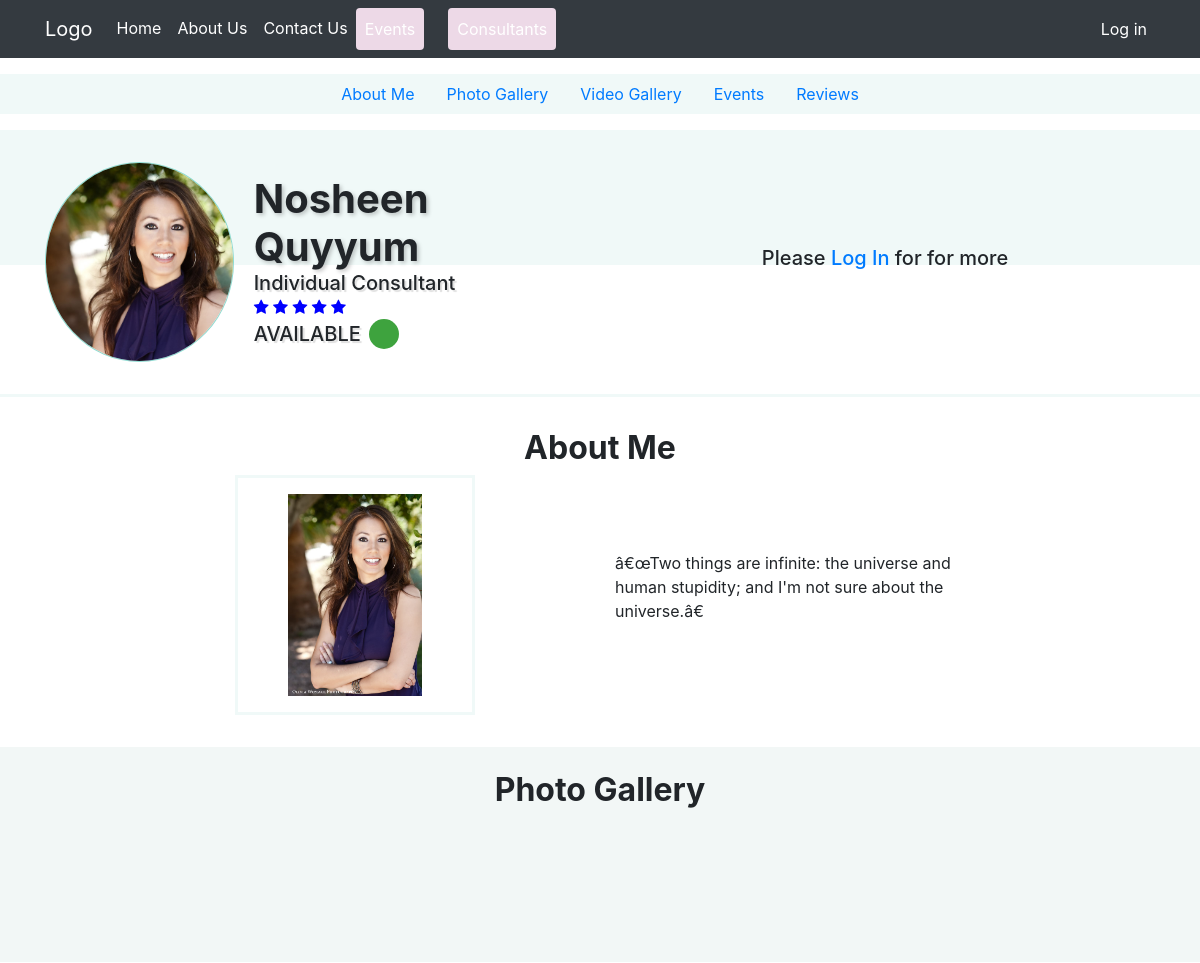
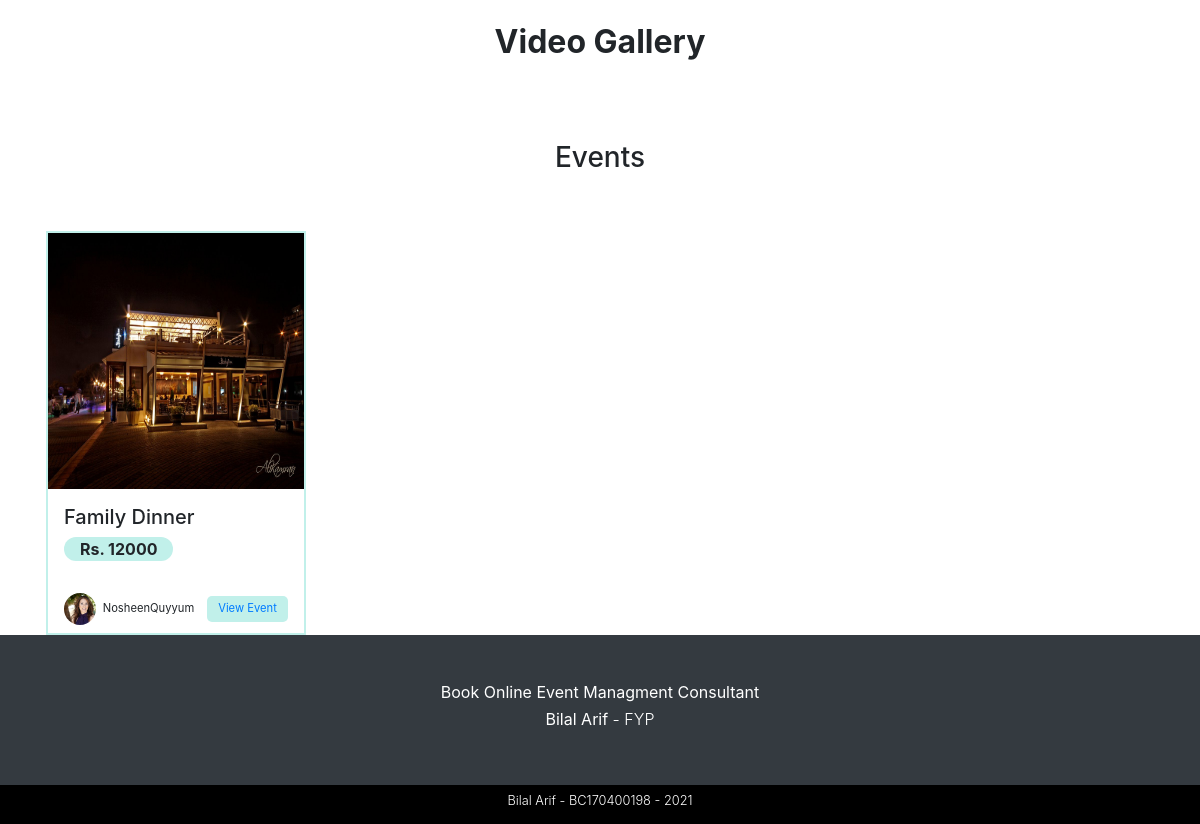
/consultant-profile.php?id=20, run on the app's committed database (2 pictures, top to bottom).
### tables this page shows
CREATE TABLE IF NOT EXISTS `consultants` (
  `id` int(11) NOT NULL AUTO_INCREMENT,
  `username` varchar(100) NOT NULL,
  `email` varchar(100) NOT NULL,
  `consultant_type` varchar(255) NOT NULL,
  `rating` varchar(11) NOT NULL,
  `about` longtext NOT NULL,
  `profile_image` varchar(255) NOT NULL DEFAULT 'img/avatars/default.jpg',
  `firstname` varchar(100) NOT NULL,
  `lastname` varchar(100) NOT NULL,
  `password` varchar(255) NOT NULL,
  `role` varchar(50) NOT NULL,
  `availablity` varchar(50) NOT NULL DEFAULT 'available',
  `featured` tinyint(1) NOT NULL DEFAULT '0',
  `payment_methods` varchar(255) NOT NULL DEFAULT 'a:1:{i:0;s:4:"cash";}',
  `categories` varchar(255) DEFAULT NULL,
  `address` varchar(255) NOT NULL,
  `city` varchar(100) NOT NULL,
  `state` varchar(100) NOT NULL,
  `zip` varchar(100) NOT NULL,
  `profile_status` varchar(12) NOT NULL DEFAULT 'fine',
  `created_at` datetime NOT NULL DEFAULT CURRENT_TIMESTAMP,
  PRIMARY KEY (`id`)
);

CREATE TABLE IF NOT EXISTS `events` (
  `event_id` int(11) NOT NULL AUTO_INCREMENT,
  `event_title` text NOT NULL,
  `event_thumbnail` varchar(255) NOT NULL,
  `event_price` int(255) NOT NULL,
  `event_host` int(11) NOT NULL,
  `event_host_avatar` varchar(255) NOT NULL,
  `event_host_name` varchar(255) NOT NULL,
  `event_description` text NOT NULL,
  `event_categories` varchar(255) NOT NULL,
  `event_featured` tinyint(1) NOT NULL DEFAULT '0',
  `event_created` datetime NOT NULL DEFAULT CURRENT_TIMESTAMP,
  PRIMARY KEY (`event_id`)
);

### includes/classes/Database.php (called while the page is built, shortened)
<?php
class Database {
    private $pdo;
    public function __construct(){
        $this->pdo = new PDO("mysql:host=localhost;dbname=lamhey", "Bilal", "123123");
        $this->pdo->setAttribute(PDO::ATTR_ERRMODE, PDO::ERRMODE_EXCEPTION);
    }
    public function queryDB($sql, $mode, $values = array()){
        $stmt = $this->pdo->prepare($sql);
        foreach($values as $valueToBind){
            $stmt->bindValue($valueToBind[0], $valueToBind[1]);
        }
        $stmt->execute();
        if ($mode != Database::SELECTSINGLE && $mode != Database::SELECTALL && $mode != Database::EXECUTE){
            throw new Exception('Invalid Mode');
        }else if ($mode == Database::SELECTSINGLE){
            return $stmt->fetch(PDO::FETCH_ASSOC);
        }else if ($mode == Database::SELECTALL){
            return $stmt->fetchAll(PDO::FETCH_ASSOC);
        }
    }
}

### includes/classes/ConsultantProfile.php (called while the page is built, shortened)
<?php
class ConsultantProfile {
    protected $db;
    public function __construct($_profileID){
        $this->db = new Database();
    }
    public function getConsultantProfileDetails($id) {
        $sql = "SELECT id, username, email, consultant_type, rating, about, profile_image, firstname, lastname, address, city, state, zip FROM consultants WHERE id = :id";
        $values = array(
            array(':id', $id)
        );
        $allEvents = $this->db->queryDB($sql, Database::SELECTSINGLE, $values);
        return $allEvents;
    }
}

### includes/classes/User.php (called while the page is built, shortened)
<?php
class User {
    public function __construct($pUsername){
        $this->db = new Database();
    }
}

### includes/classes/Consultant.php (called while the page is built, shortened)
<?php
    class Consultant extends User {
        public function getProfileAvailablity($id) {
            $sql = "SELECT availablity FROM consultants WHERE id = :id";
            $values = array( array(":id", $id) );
            $result = $this->db->queryDB($sql, Database::SELECTSINGLE, $values);
            return $result['availablity'];
        }
    }

### includes/classes/Event.php (called while the page is built, shortened)
<?php
class Event {
    protected $db;
    public function __construct($_eventName){
        $this->db = new Database();
    }
    public function getEventListByConsultant($consultantID) {
        $sql = "SELECT * FROM events WHERE event_host = :event_host";
        $values = array( array(":event_host", $consultantID) );
        $result =  $this->db->queryDB($sql, Database::SELECTALL, $values);
        return $result;
    }
}

### consultant-profile.php (the view, shortened to what this page needs)
<?php
    include_once "process/consultant_profile_process.php";
?>
<!DOCTYPE html>
<html lang="en">
<?php include_once "./partials/Head.php"; ?>
<body>
    <?php include_once "./partials/Navigation.php" ?>
    <section class="profile-navigation-section bg-light-blue mt-3 sticky-top">
        <ul class="nav">
            <li class="nav-item">
                <a class="nav-link active" href="#">About Me</a>
            </li>
            <li class="nav-item">
                <a class="nav-link" href="#">Photo Gallery</a>
            </li>
            <li class="nav-item">
                <a class="nav-link" href="#">Video Gallery</a>
            </li>
            <li class="nav-item">
                <a class="nav-link" href="#">Events</a>
            </li>
            <li class="nav-item">
                <a class="nav-link" href="#">Reviews</a>
            </li>
        </ul>
    </section>
    <div class="consultant-profile-jumbotron bg-light-blue mt-3">
        <div class="container">
            <div class="row">
                <div class="col-lg-6 col-sm-12">
                    <div class="user-profile-header">
                        <div class="user-profile-avatar">
                            <img src="<?php echo $profile_details['profile_image'] ?>" alt="user profile pic">
                        </div>
                        <div class="user-profile-info">
                            <h1><?php echo $profile_details["firstname"]." ".$profile_details['lastname']; ?></h1>
                            <h5><?php echo $profile_details['consultant_type']?></h5>
                            <div class="user-rating">
                            </div>
                            <div class="d-flex justify-content-start align-items-center">
                                <h5 class="text-uppercase my-auto mr-2"><?php echo $consultantAvailablity; ?></h5>
                                <div class="consultant-status <?php echo $consultantAvailablity; ?> mr-3"></div>
                            </div>
                        </div>
                    </div>
                </div>
                <div class="col-lg-6 col-sm-12">
                    <div class="user-profile-actions">
                        <?php
                            if (isset($_SESSION['role'])) {
                                if ($consultantAvailablity == "unavailable") {
                                    echo "<h5>Consultant is Unavailable at the moment!</h5>";
                                } else {
                                    if($_SESSION['role'] == 'user') {
                                        echo '<button class="btn btn-danger mr-2">Block Profile</button>';
                                        echo '<button class="btn btn-success mr-2" type="button" data-toggle="modal" data-target="#customEventRequest"> Request Event</button>';
                                        echo '<button class="btn btn-primary mr-2" type="button" data-toggle="modal" data-target="#review"> Add Review </button>';
                                        echo '<button class="btn btn-primary" type="button" data-toggle="modal" data-target="#complaint"> Lodge Complaint </button>';
                                    }
                                    if ($_SESSION['role'] == 'consultant' && $_SESSION['userID'] == $profileID) {
                                        echo "<a href='consultant-dashboard' class='btn btn-dark'>Visit your Dashboard</a>";
                                    }
                                }
                                if ( $_SESSION['role'] == 'admin' ) {
                                    $blockProfile = <<<HTML
                                        <button class="btn btn-danger" data-toggle="modal" data-target="#blockProfile">Block Profile</button>;
                                        <div class="modal fade" id="blockProfile" tabindex="-1" aria-labelledby="exampleModalLabel" aria-hidden="true">
                                            <div class="modal-dialog">
                                                <div class="modal-content">
                                                <div class="modal-header">
                                                    <h5 class="modal-title" id="exampleModalLabel">Modal title</h5>
                                                    <button type="button" class="close" data-dismiss="modal" aria-label="Close">
                                                    <span aria-hidden="true">&times;</span>
                                                    </button>
                                                </div>
                                                <div class="modal-body">
                                                    <h5 class="text-danger">Are you sure you want to block this profile?</h5>
                                                    <form action="" method="post">
                                                        <input type="hidden" name="profilelId" value="$profileID">
                                                        <div class="form-group">
                                                            <a type="button" class="btn btn-success" data-dismiss="modal">Cancel</a>
                                                            <button type="submit" name="block_profile" value="block_profile" class="btn btn-danger">YES!</button>
                                                        </div>
                                                    </form>
                                                </div>
                                                </div>
                                            </div>
                                        </div>
HTML;
                                        echo $blockProfile;
                                }
                            }
                            else {
                                echo "<h5>Please <a href='login.php'>Log In</a> for for more</h5>";
                            }
                        ?>
                    </div>
                </div>
            </div>
        </div>
    </div>
    <section class="about-me-section">
        <div class="container">
            <div class="row">
                <div class="col-12 text-center">
                    <h2 class="font-weight-bold">About Me</h2>
                </div>
            </div>
            <div class="row">
                <div class="col-sm-12 col-md-4 offset-md-2 text-right">
                    <div class="about-me-image">
                        <img src="<?php echo $profile_details['profile_image'] ?>" alt="about me picture">
                    </div>
                </div>
                <div class="col-sm-12 col-md-4">
                    <div class="about-me-description">
                        <p><?php echo $profile_details['about'] ?></p>
                    </div>
                </div>
            </div>
        </div>
    </section>
    <section class="photo-gallery-section bg-light-blue p-4">
        <div class="container">
            <div class="row">
                <div class="col-12 text-center">
                    <h2 class="font-weight-bold">Photo Gallery</h2>
                </div>
            </div>
            <div class="row">
                <div class="col-12">
                </div>
            </div>
        </div>
    </section>
    <section class="video-gallery-section p-4">
        <div class="container">
            <div class="row">
                <div class="col-12 text-center">
                    <h2 class="font-weight-bold">Video Gallery</h2>
                </div>
            </div>
        </div>
    </section>
    <div class="container">
        <div class="row">
            <div class="col-12 text-center my-5">
                <h3>Events</h3>
            </div>
        </div>
        <div class="row">
            <div class="dynamic-top-event-list d-flex flex-row justify-content-center align-items-center">
                <?php featuredCardList($featuredEvents); ?>
            </div>
        </div>
    </div>
    <?php include_once "./partials/Footer.php" ?>
</body>
</html>

### process/consultant_profile_process.php (shortened to what this page needs)
<?php
    $helper = new Helper();
    $profileID = $helper->getURLParams("id");
    $events = new Event("consultantEvents");
    $consultant = new Consultant($profileID);
    $consultantProfile = new ConsultantProfile($profileID);
    $consultantAvailablity = $consultant->getProfileAvailablity($profileID);
    $profile_details = $consultantProfile->getConsultantProfileDetails($profileID);
    $featuredEvents = $events->getEventListByConsultant($profileID);
function featuredEventCard($event) {
    $id = $event['event_id'];
    $title = $event['event_title'];
    $thumbnail = $event['event_thumbnail'];
    $price = $event['event_price'];
    $hostAvatar = $event['event_host_avatar'];
    $hostName = $event['event_host_name'];
    $card =
    <<<HTML
        <div class="event-card mx-3">
            <div class="event-card-header">
                <img src="$thumbnail" alt="">
            </div>
            <div class="event-card-body">
                <h5 class="event-card-title">$title</h5>
                <label class="event-card-price">Rs. $price</label>
            </div>
            <div class="event-card-footer">
                <div class="event-card-profile">
                    <div class="event-card-profile-header">
                        <img src="$hostAvatar" alt="">
                    </div>
                    <h6 class="event-card-profie-username">$hostName</h6>
                </div>
            <a href="event-detail-page?id=$id" class="event-card-btn">View Event</a>
            </div>
        </div>
    HTML;
    echo $card;
}
function featuredCardList($_events) {
    array_map("featuredEventCard", $_events);
}

### css/style.css (style rules this page uses)
.bg-light-blue { background-color: #C1F0EA; }
.consultant-profile-jumbotron { padding: 2em 0em; background: linear-gradient(180deg, #F0F9F8 51%, #fff 50%); }
.user-profile-header { display: flex; justify-content: center; align-items: center; }
.user-profile-avatar { width: 200px; height: 200px; border-radius: 100%; overflow: hidden; border: 1px solid #90dcd2; margin-right: 1.2em; }
.user-profile-avatar img { width: 100%; }
.user-profile-info h1 { font-weight: bold;text-shadow: 2px 2px 4px #0000003b;margin: 0; }
.user-profile-info h5 { text-shadow: 2px 2px 1px #00000021; margin: 0; }
.user-profile-actions { display: flex; justify-content: center; align-items: center; height: 100%; }
.profile-navigation-section { background-color: #f0f9f8; display: flex; justify-content: center; }
.about-me-section { border-top: 3px solid #f0f9f8; padding: 2em 0em; }
.about-me-image { width: 15em; height: 15em; overflow: hidden; padding: 1em; border: 3px solid #f0f9f8; display: flex; justify-content: center; }
.about-me-description { display: flex; justify-content: center; align-items: center; height: 100%; }
.photo-gallery-section { background-color: #f2f7f6; }
.consultant-status { width: 30px; height: 30px; border-radius: 50%; display: inline-block; }
.consultant-status.available { background-color: #3ea33e; }
.event-card { border: 2px solid #C1F0EA; background-color: #fff; }
.event-card-header { width: 100%; height: 50%; overflow: hidden; display: flex; justify-content: center; }
.event-card-header img { width: 18em; max-width: 16em; min-width: 16em; max-height: 16em; min-height: 16em; }
.event-card-body { padding: 1em; }
.event-card-price { background-color: #C1F0EA; padding: 0 1em; border-radius: 50px; font-weight: bold; }
.event-card-footer { display: flex; justify-content: space-between; align-items: center; padding: 0em 1em; margin: 0.5em 0em; }
.event-card-profile { display: flex; justify-content: center; align-items: center; }
.event-card-profile-header { width: 2em; height: 2em; overflow: hidden; border-radius: 50%; }
.event-card-profile-header img { width: 2em; min-width: 2em; max-width: 2em; }
.event-card-profie-username { padding: 0 0.6em; margin: 0; font-size: 0.7em; font-weight: 400; }
.event-card-btn { border: none; padding: 0.4em 1em; border-radius: 5px; font-size: 0.7em; background-color: #C1F0EA; }

### data on the page
consultants: profile_image (picture), firstname "Nosheen", lastname "Quyyum", consultant_type "Individual Consultant", availablity "AVAILABLE", about "â€œTwo things are infinite: the universe and human stupidity; and I'm not sure about the universe.â€"
events: event_thumbnail (picture), event_title "Family Dinner", event_price "12000", event_host_avatar (picture), event_host_name "NosheenQuyyum"
